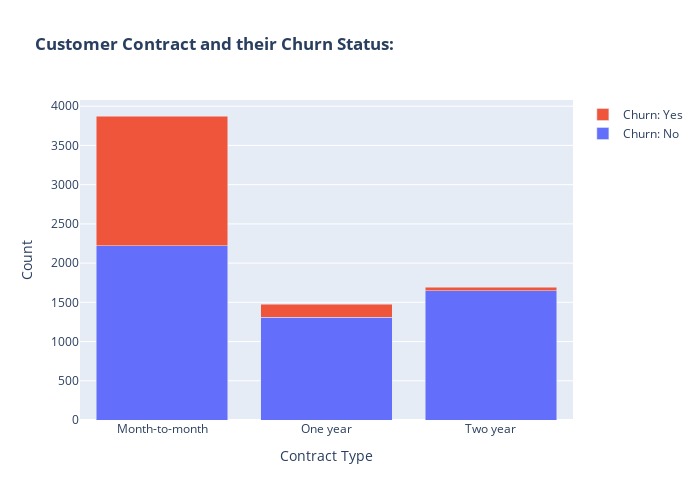

The notebook cell saved with this chart:
### Markdown cell above
This shows us that about 1/4th of the individuals churn, and 3/4ths are retained.

### Code cell
import plotly.graph_objects as go
contract_churn_counts = customer_churn.groupby(['Contract', 'Churn']).size().unstack(fill_value=0)

#We now use a stacked bar chart to identify any possible relations between the contract term and churn:
fig = go.Figure()
for churn_status in contract_churn_counts.columns:
    fig.add_trace(go.Bar(x=contract_churn_counts.index,y=contract_churn_counts[churn_status],name=f"Churn: {churn_status}"))
fig.update_layout(barmode='stack',title='<b>Customer Contract and their Churn Status:<b>', xaxis_title='Contract Type',yaxis_title='Count',width=700,height=500)
fig.show()

### Figure 1 — Plotly figure (JSON) as saved in the notebook; plotly's stock layout.template omitted (floating-point values rounded to 4 significant figures)
{"data": [{"name": "Churn: No", "type": "bar", "x": ["Month-to-month", "One year", "Two year"], "y": [2220, 1307, 1647]}, {"name": "Churn: Yes", "type": "bar", "x": ["Month-to-month", "One year", "Two year"], "y": [1655, 166, 48]}], "layout": {"barmode": "stack", "height": 500, "title": {"text": "<b>Customer Contract and their Churn Status:<b>"}, "width": 700, "xaxis": {"title": {"text": "Contract Type"}}, "yaxis": {"title": {"text": "Count"}}}}
